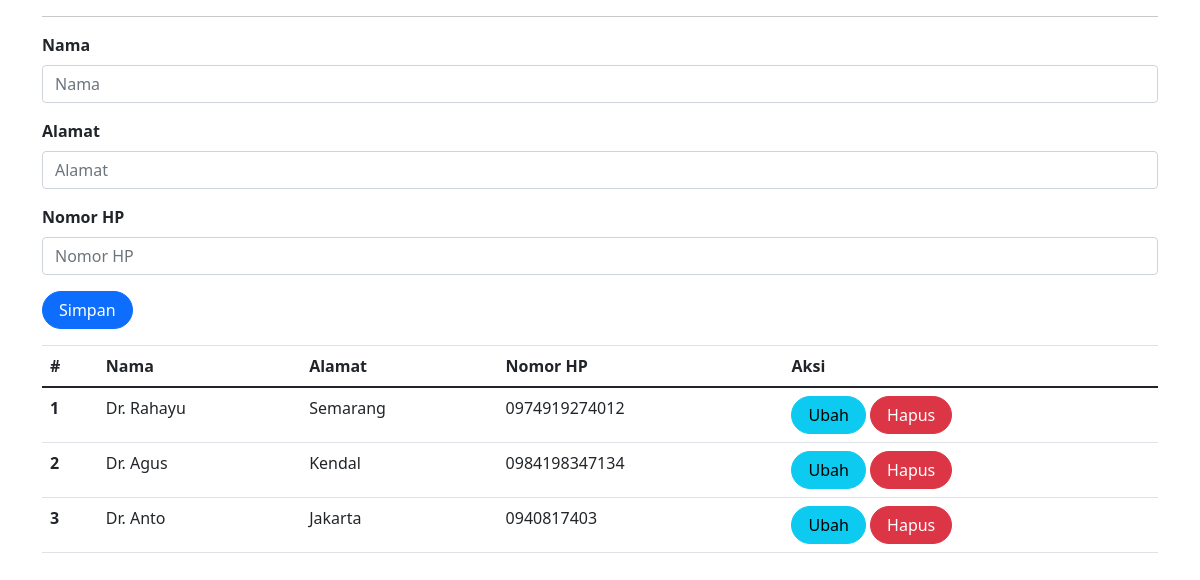
The app's page /dokter.php (signed in) with its own data.
### tables this page shows
CREATE TABLE `dokter` (
  `id` int(11) NOT NULL,
  `nama` varchar(255) DEFAULT NULL,
  `alamat` varchar(255) DEFAULT NULL,
  `no_hp` varchar(50) DEFAULT NULL
);

### dokter.php (the view, shortened to what this page needs)
<?php
include_once("koneksi.php");
?>
<!DOCTYPE html>
<html lang="en">
<head>
    <link rel="stylesheet" href="assets/css/bootstrap.css">
    <link href="https://cdn.jsdelivr.net/npm/bootstrap@5.0.2/dist/css/bootstrap.min.css"
        rel="stylesheet"
>
</head>
<body>
    <div class="container">
        <hr>
        <form class="row" method="POST" action="" name="myForm" onsubmit="return validate();">
            <?php
            $nama = '';
            $alamat = '';
            $no_hp = '';
                ?>
            <div class="form-group">
                <label for="inputNama" class="form-label fw-bold">Nama</label>
                <input type="text" class="form-control" name="nama" id="inputNama" placeholder="Nama" value="<?php echo $nama; ?>">
            </div>
            <div class="form-group">
                <label for="inputAlamat" class="form-label fw-bold">Alamat</label>
                <input type="text" class="form-control" name="alamat" id="inputAlamat" placeholder="Alamat" value="<?php echo $alamat; ?>">
            </div>
            <div class="form-group">
                <label for="inputNoHP" class="form-label fw-bold">Nomor HP</label>
                <input type="text" class="form-control" name="no_hp" id="inputNoHP" placeholder="Nomor HP" value="<?php echo $no_hp; ?>">
            </div>
            <div class="form-group">
                <button type="submit" class="btn btn-primary rounded-pill px-3" name="simpan">Simpan</button>
            </div>
        </form>
        <table class="table table-hover">
            <thead>
                <tr>
                    <th scope="col">#</th>
                    <th scope="col">Nama</th>
                    <th scope="col">Alamat</th>
                    <th scope="col">Nomor HP</th>
                    <th scope="col">Aksi</th>
                </tr>
            </thead>
            <tbody>
                <?php
                $result = mysqli_query($mysqli, "SELECT * FROM dokter");
                if ($result) {
                    $no = 1;
                    while ($data = mysqli_fetch_array($result)) {
                    ?>
                        <tr>
                            <th scope="row"><?php echo $no++ ?></th>
                            <td><?php echo $data['nama'] ?></td>
                            <td><?php echo $data['alamat'] ?></td>
                            <td><?php echo $data['no_hp'] ?></td>
                            <td>
                                <a class="btn btn-info rounded-pill px-3" href="dokter.php?id=<?php echo $data['id'] ?>">Ubah</a>
                                <a class="btn btn-danger rounded-pill px-3" href="dokter.php?id=<?php echo $data['id'] ?>&aksi=hapus">Hapus</a>
                            </td>
                        </tr>
                    <?php
                    }
                } else {
                    echo "Error: " . mysqli_error($mysqli);
                }
                ?>
            </tbody>
        </table>
    </div>
</body>
</html>

### records on screen
dokter: nama "Dr. Rahayu", alamat "Semarang", no_hp "0974919274012"
dokter: nama "Dr. Agus", alamat "Kendal", no_hp "0984198347134"
dokter: nama "Dr. Anto", alamat "Jakarta", no_hp "0940817403"
